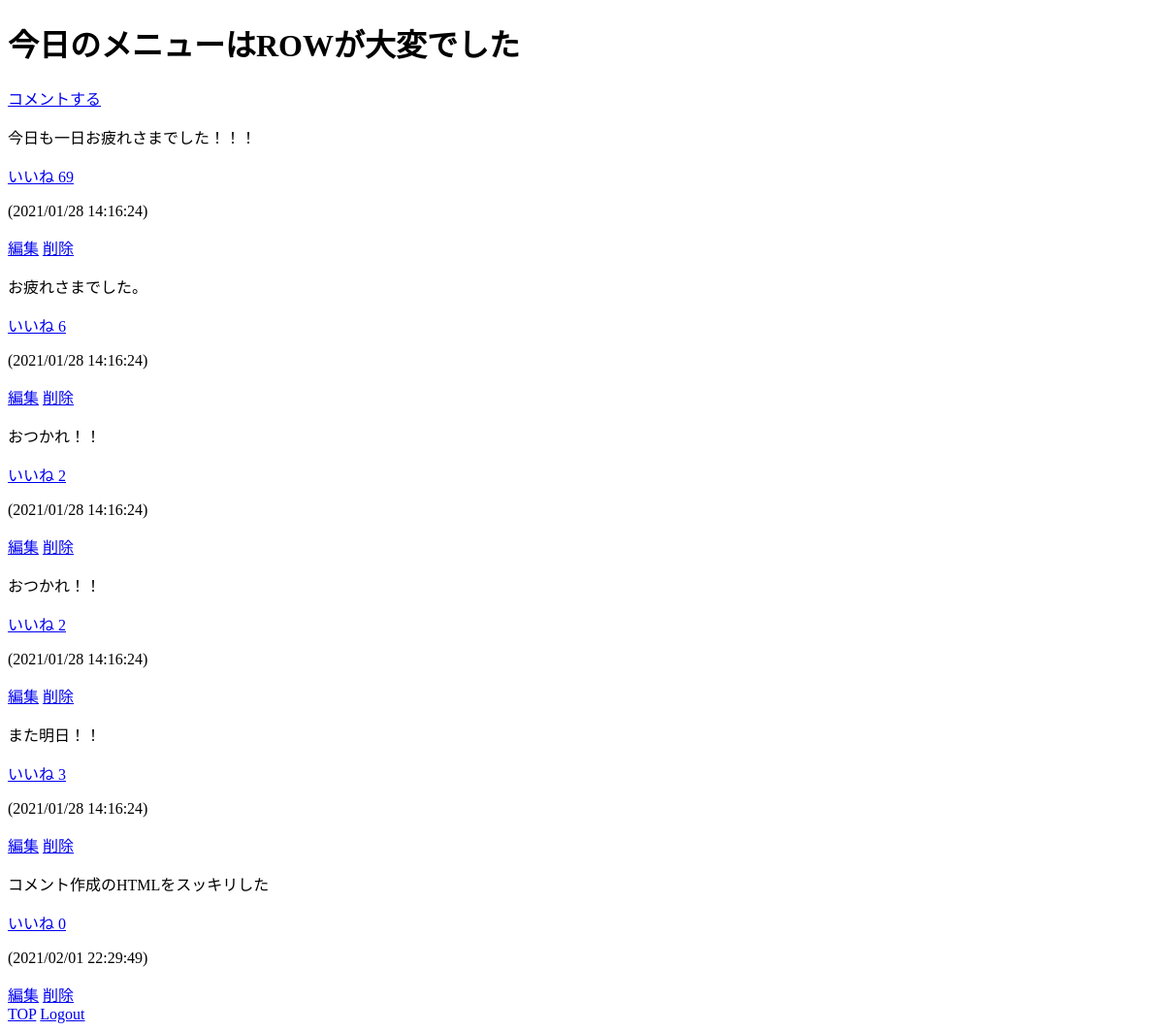
Before: /boards/detail/1/ with the older database file.
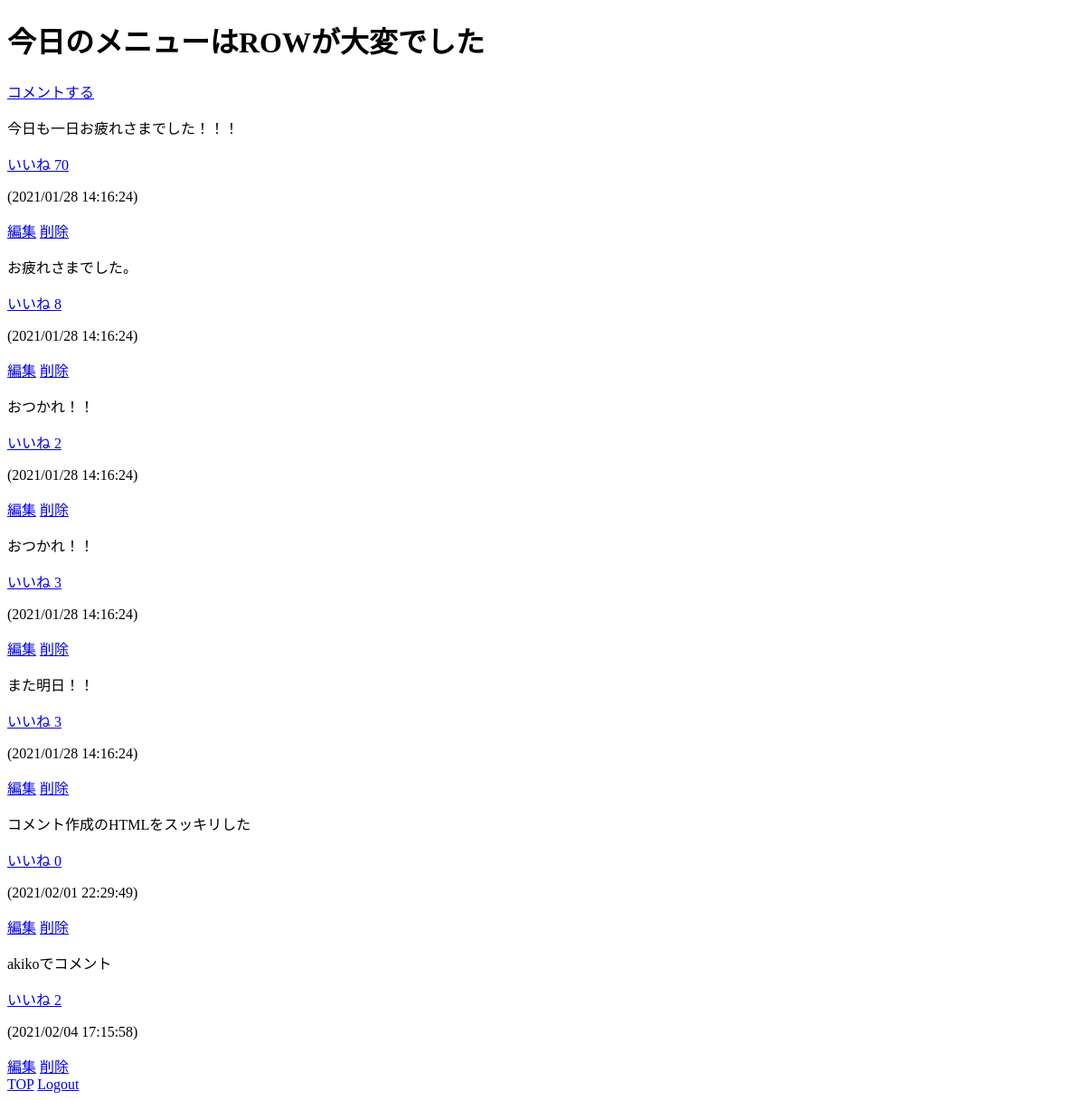
After: the same page with the newer database file.
### boards/models.py (models this page shows, shortened)
class Post(models.Model):
    title = models.CharField('タイトル', max_length=100)

class Comment(models.Model):
    text = models.TextField('本文')
    target = models.ForeignKey(Post, on_delete=models.PROTECT, verbose_name='どの記事へのコメントか')
    created_at = models.DateTimeField('作成日', default=timezone.now, blank=True)
    good = models.IntegerField('いいね', default=0)

### boards/views.py (the view)
# urls.py: path('detail/<int:pk>/', views.PostDetail.as_view(), name='post_detail'),
class PostDetail(generic.DetailView):
    model = Post

### boards/templates/boards/post_detail.html
{% extends 'base.html' %}
{% block content %}
<h1>{{ post.title }}</h1>
<a class="button is-primary" href="{% url 'boards:comment_create' post.pk %}">コメントする</a>
<section class="section">
    {% for comment in post.comment_set.all %}
    <div class="box">
        <p>{{ comment.text | linebreaks | urlize }}</p>
        <a href="{% url 'boards:comment_good' pk_title=post.pk pk_comment=comment.pk %}">いいね {{ comment.good }}</a>
        <p>({{ comment.created_at | date:"Y/m/d H:i:s" }})</p>
        {% if request.user.id == comment.author_id %}
        <a href="{% url 'boards:comment_update' comment.pk %}">編集</a>
        <a href="{% url 'boards:comment_delete' comment.pk %}">削除</a>
        {% endif %}
    </div>
    {% endfor %}
</section>
<a class="button is-primary" href="{% url 'boards:post_list'%}">TOP</a>
{% endblock %}

### boards/templates/base.html (shortened to what this page needs)
<!DOCTYPE html>
<html lang="en">
<head>
</head>
<body>
{% block content%}
{% endblock %}
<a href="{% url 'boards:logout' %}">Logout</a>
</body>
</html>

Changed rows visible on the page:
changed Comment "今日も一日お疲れさまでした！！！": good "69" → "70"
changed Comment "お疲れさまでした。": good "6" → "8"
changed Comment (number 4 of 7 on the later page): good "2" → "3"
added Comment: text "akikoでコメント", good "2", created_at "2021/02/04 17:15:58"
